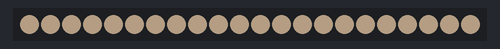
The sketch below on a simulated Arduino Uno, built with avr-gcc and run on an emulated ATmega328P. Parts: 22 RGB LEDs in strip order, left to right. Dim RGB values are drawn brighter than linear; what the sketch prints to the serial monitor is not drawn.

Above: at 1.1 s.
At 13.1 s:
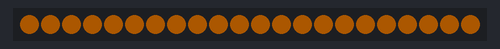

Measured:
- by itself, everything shown: repeats every 15.0 s, in 5 steps
- what the display in image 1 shows lasts 3.0 s, from 13.0 s to 16.0 s

The sketch:

noMySensors.ino
```cpp
#include "FastLED.h"

#define LED_PIN 6
#define NUM_LEDS 22

//#define PATTERN_LEN 4
#define BRIGHTNESS  70
#define LED_TYPE    WS2812B
#define COLOR_ORDER GRB
CRGB leds[NUM_LEDS];

//-------------------------------------------------------//


void setup()
{
	//delay( 3000 );
  Serial.begin(115200);
	Serial.println( "Node ready to receive messages..." );
  // start FastLED, tell it about our LEDs
  FastLED.addLeds<LED_TYPE, LED_PIN, COLOR_ORDER>(leds, NUM_LEDS).setCorrection( TypicalLEDStrip );
  FastLED.setBrightness( BRIGHTNESS );
  blackout();

  delay(1000);
  set_by_hsv(255,0,255);
  FastLED.show();
}

void change_brightness_by_value( float value ) {
  for (int ii = 0; ii < NUM_LEDS; ii++) {
    float total = leds[ii].r + leds[ii].g + leds[ii].b;
    float reduction_r = value*leds[ii].r/total;
    float reduction_g = value*leds[ii].g/total;
    float reduction_b = value*leds[ii].b/total;
    leds[ii] = CRGB(
      leds[ii].r + reduction_r,
      leds[ii].g + reduction_g,
      leds[ii].b + reduction_b
      );
  }
  FastLED.show();
}

void rainbow( int start_color)
{
  for (int ii = 0; ii < NUM_LEDS; ii++) {
    leds[ii] = CHSV( start_color + ii*10, 255, 100);
  }
  FastLED.show();
}

void change_brightness_by_percent( float percent ) {
  for (int ii = 0; ii < NUM_LEDS; ii++) {
    leds[ii] = CRGB(
      leds[ii].r*percent,
      leds[ii].g*percent,
      leds[ii].b*percent);
  }
//  FastLED.show();
}

void blackout() {
  for (int ii = 0; ii < NUM_LEDS; ii++) {
    leds[ii] = CHSV( 0, 0, 0);
  }
  FastLED.show();
}

void set_by_hsv(int h, int s, int v) {
  for (int ii = 0; ii < NUM_LEDS; ii++) {
    leds[ii] = CHSV( h, s, v);
  }
  FastLED.show();
}

void simple_chase() {
  for (int ii = 0; ii < NUM_LEDS; ii++) {
    change_brightness_by_percent( 0.9 );
    leds[ii] = CRGB(200,200,200);
    FastLED.show();
    delay(25);
  }
}
void loop()
{
  Serial.println("starting loop...");
  set_by_hsv(33, 50, 255);
  delay(3000);
  set_by_hsv(33, 100, 255);
  delay(3000);
  set_by_hsv(33, 150, 255);
  delay(3000);
  set_by_hsv(33, 200, 255);
  delay(3000);
  set_by_hsv(33, 250, 255);
  delay(3000);
  //simple_chase();

}
```
